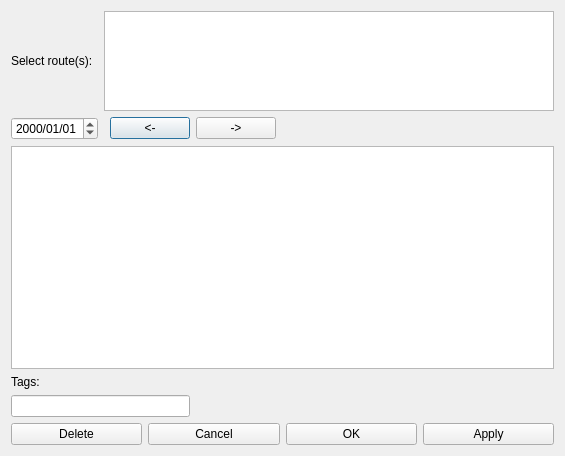
<?xml version="1.0" encoding="UTF-8"?>
<ui version="4.0">
 <class>RouteCommentsDlg</class>
 <widget class="QDialog" name="RouteCommentsDlg">
  <property name="geometry">
   <rect>
    <x>0</x>
    <y>0</y>
    <width>565</width>
    <height>456</height>
   </rect>
  </property>
  <property name="windowTitle">
   <string>Dialog</string>
  </property>
  <layout class="QGridLayout" name="gridLayout">
   <item row="4" column="0" colspan="3">
    <widget class="QLineEdit" name="txtTags"/>
   </item>
   <item row="1" column="2">
    <widget class="QPushButton" name="btnPrev">
     <property name="text">
      <string>&lt;-</string>
     </property>
    </widget>
   </item>
   <item row="2" column="0" colspan="5">
    <widget class="HtmlTextEdit" name="txtComments"/>
   </item>
   <item row="0" column="0">
    <widget class="QLabel" name="label">
     <property name="text">
      <string>Select route(s):</string>
     </property>
    </widget>
   </item>
   <item row="1" column="0">
    <widget class="QDateEdit" name="dateEdit">
     <property name="displayFormat">
      <string>yyyy/MM/dd</string>
     </property>
    </widget>
   </item>
   <item row="0" column="1" colspan="4">
    <widget class="RouteSelector" name="tableView">
     <property name="sizePolicy">
      <sizepolicy hsizetype="Expanding" vsizetype="Fixed">
       <horstretch>0</horstretch>
       <verstretch>0</verstretch>
      </sizepolicy>
     </property>
     <property name="maximumSize">
      <size>
       <width>16777215</width>
       <height>100</height>
      </size>
     </property>
     <property name="toolTip">
      <string>&lt;html&gt;&lt;head/&gt;&lt;body&gt;&lt;p&gt;Select the route to which this comment applies. Multiple selections may be made if the same comment applies to more than one route.&lt;/p&gt;&lt;/body&gt;&lt;/html&gt;</string>
     </property>
    </widget>
   </item>
   <item row="1" column="4">
    <spacer name="horizontalSpacer">
     <property name="orientation">
      <enum>Qt::Horizontal</enum>
     </property>
     <property name="sizeHint" stdset="0">
      <size>
       <width>79</width>
       <height>20</height>
      </size>
     </property>
    </spacer>
   </item>
   <item row="3" column="0">
    <widget class="QLabel" name="label_2">
     <property name="text">
      <string>Tags:</string>
     </property>
    </widget>
   </item>
   <item row="5" column="0" colspan="5">
    <layout class="QHBoxLayout" name="horizontalLayout">
     <item>
      <widget class="QPushButton" name="btnDelete">
       <property name="text">
        <string>Delete</string>
       </property>
      </widget>
     </item>
     <item>
      <widget class="QPushButton" name="btnCancel">
       <property name="text">
        <string>Cancel</string>
       </property>
      </widget>
     </item>
     <item>
      <widget class="QPushButton" name="btnOK">
       <property name="text">
        <string>OK</string>
       </property>
      </widget>
     </item>
     <item>
      <widget class="QPushButton" name="btnApply">
       <property name="text">
        <string>Apply</string>
       </property>
      </widget>
     </item>
    </layout>
   </item>
   <item row="1" column="3">
    <widget class="QPushButton" name="btnNext">
     <property name="text">
      <string>-&gt;</string>
     </property>
    </widget>
   </item>
  </layout>
 </widget>
 <customwidgets>
  <customwidget>
   <class>HtmlTextEdit</class>
   <extends>QTextEdit</extends>
   <header>htmltextedit.h</header>
  </customwidget>
  <customwidget>
   <class>RouteSelector</class>
   <extends>QTableView</extends>
   <header>routeselector.h</header>
  </customwidget>
 </customwidgets>
 <resources/>
 <connections/>
</ui>
